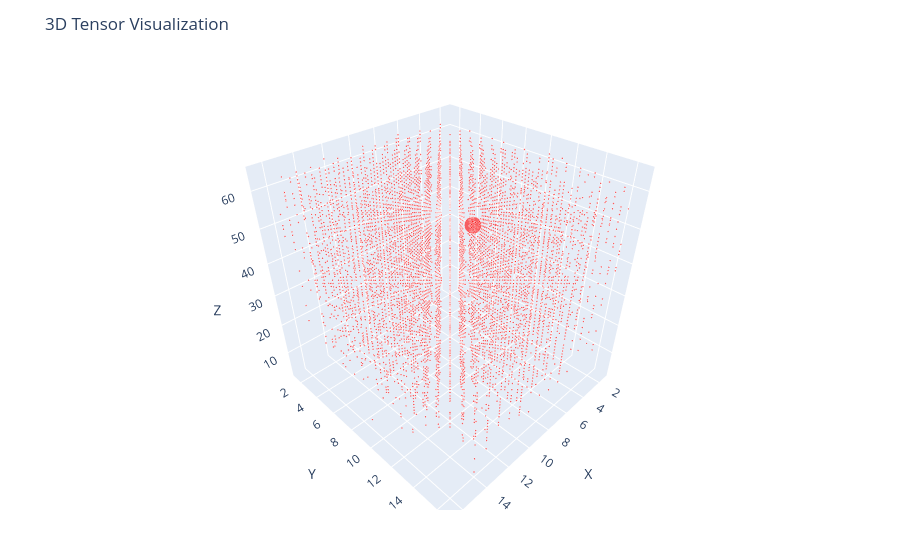

The notebook cell saved with this chart:
### Markdown cell above
## Analysis

Let use look more closely at what we can test.

### Code cell
red_surface = toSurfaceTensor(red_channel)

plotTensor(red_surface.tensor, 0.01, color="red")

### Figure 1 — Plotly figure (JSON) as saved in the notebook; plotly's stock layout.template omitted (floating-point values rounded to 4 significant figures; data arrays with more than 128 entries replaced by an {"elided": "..."} marker saying what was removed)
{"data": [{"marker": {"color": "red", "opacity": 0.6, "size": {"elided": "7038 float values"}}, "mode": "markers", "type": "scatter3d", "x": {"elided": "7038 int values"}, "y": {"elided": "7038 int values"}, "z": {"elided": "7038 int values"}}], "layout": {"margin": {"b": 50, "l": 50, "r": 50, "t": 60}, "scene": {"aspectmode": "cube", "xaxis": {"range": [1, 17], "title": "X"}, "yaxis": {"range": [1, 17], "title": "Y"}, "zaxis": {"range": [1, 66], "title": "Z"}}, "title": "3D Tensor Visualization"}}
